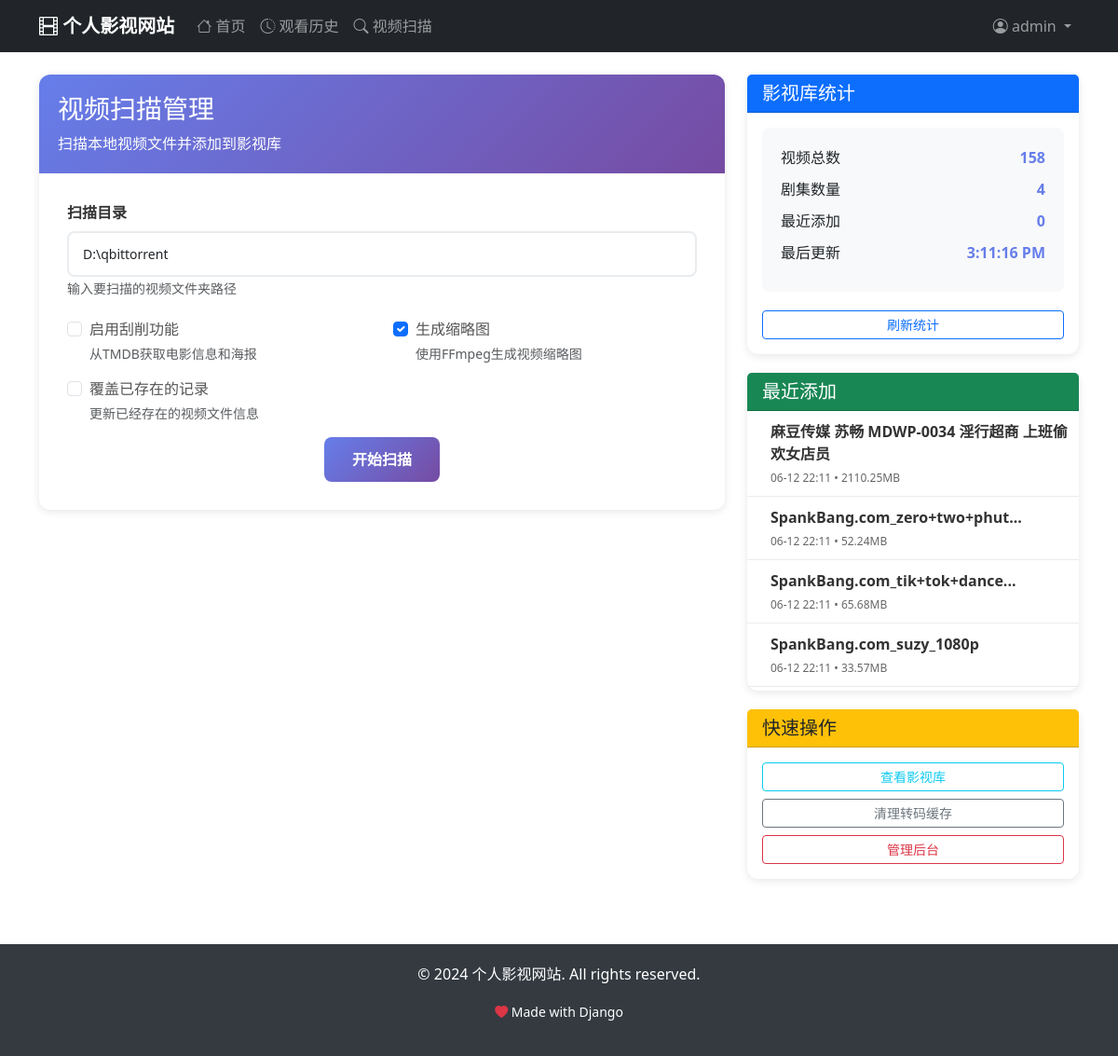
Page /management/scan-videos/ (signed in) on the committed database.
### movies/models.py (models this page shows, shortened)
class Movie(models.Model):
    title = models.CharField(max_length=200, verbose_name='标题')
    original_title = models.CharField(max_length=200, blank=True, verbose_name='原始标题')
    file_path = models.CharField(max_length=500, unique=True, verbose_name='文件路径')
    file_size = models.BigIntegerField(verbose_name='文件大小(字节)')
    duration = models.DurationField(null=True, blank=True, verbose_name='时长')
    series = models.ForeignKey(Series, on_delete=models.CASCADE, related_name='movies', null=True, blank=True, verbose_name='所属剧集')
    episode_number = models.PositiveIntegerField(null=True, blank=True, verbose_name='集数')
    season_number = models.PositiveIntegerField(null=True, blank=True, verbose_name='季数')
    thumbnail = models.ImageField(upload_to='thumbnails/', null=True, blank=True, verbose_name='缩略图')
    poster_url = models.URLField(blank=True, verbose_name='海报URL')
    poster_image = models.ImageField(upload_to='episode_posters/', blank=True, null=True, verbose_name='剧集海报')
    description = models.TextField(blank=True, verbose_name='描述')
    genre = models.CharField(max_length=100, blank=True, verbose_name='类型')
    year = models.PositiveIntegerField(null=True, blank=True, verbose_name='年份')
    rating = models.DecimalField(max_digits=3, decimal_places=1, null=True, blank=True, verbose_name='评分')
    tmdb_id = models.IntegerField(null=True, blank=True, verbose_name='TMDB ID')
    imdb_id = models.CharField(max_length=20, blank=True, verbose_name='IMDB ID')
    created_at = models.DateTimeField(auto_now_add=True, verbose_name='创建时间')
    updated_at = models.DateTimeField(auto_now=True, verbose_name='更新时间')
    views = models.PositiveIntegerField(default=0, verbose_name='观看次数')
    class Meta:
        verbose_name = '影片'
        verbose_name_plural = '影片'
        ordering = ['series', 'season_number', 'episode_number', '-created_at']
    @property
    def file_size_mb(self):
        return round(self.file_size / (1024 * 1024), 2)

### movies/views.py (the view)
# urls.py: path('management/scan-videos/', views.scan_videos_page, name='scan_videos_page'),
@login_required
def scan_videos_page(request):
    if not request.user.is_superuser:
        messages.error(request, '只有管理员可以访问此页面')
        return redirect('index')
    context = {
        'total_movies': Movie.objects.count(),
        'total_series': Series.objects.count(),
        'recent_movies': Movie.objects.order_by('-created_at')[:5],
    }
    return render(request, 'movies/scan_videos.html', context)

### templates/movies/scan_videos.html (shortened to what this page needs)
{% extends 'base.html' %}
{% block content %}
<div class="container my-4">
    <div class="row">
        <div class="col-lg-8">
            <div class="card scan-card">
                <div class="scan-header">
                    <h3 class="mb-0">
                         视频扫描管理
                    </h3>
                    <p class="mb-0 mt-2">扫描本地视频文件并添加到影视库</p>
                </div>
                <div class="scan-form">
                    <form id="scanForm">
                        <div class="form-group">
                            <label class="form-label">
                                 扫描目录
                            </label>
                            <input type="text"
                                   class="form-control"
                                   id="directory"
                                   placeholder="例如: D:\Videos 或 D:\qbittorrent"
                                   value="D:\qbittorrent"
                                   required>
                            <small class="form-text text-muted">
                                输入要扫描的视频文件夹路径
                            </small>
                        </div>
                        <div class="row">
                            <div class="col-md-6">
                                <div class="form-check">
                                    <input class="form-check-input"
                                           type="checkbox"
                                           id="enableScraping">
                                    <label class="form-check-label" for="enableScraping">
                                         启用刮削功能
                                    </label>
                                    <small class="form-text text-muted d-block">
                                        从TMDB获取电影信息和海报
                                    </small>
                                </div>
                            </div>
                            <div class="col-md-6">
                                <div class="form-check">
                                    <input class="form-check-input"
                                           type="checkbox"
                                           id="generateThumbnails"
                                           checked>
                                    <label class="form-check-label" for="generateThumbnails">
                                         生成缩略图
                                    </label>
                                    <small class="form-text text-muted d-block">
                                        使用FFmpeg生成视频缩略图
                                    </small>
                                </div>
                            </div>
                        </div>
                        <div class="form-check">
                            <input class="form-check-input"
                                   type="checkbox"
                                   id="overwrite">
                            <label class="form-check-label" for="overwrite">
                                 覆盖已存在的记录
                            </label>
                            <small class="form-text text-muted d-block">
                                更新已经存在的视频文件信息
                            </small>
                        </div>
                        <div class="text-center">
                            <button type="submit" class="btn btn-scan" id="scanBtn">
                                 开始扫描
                            </button>
                        </div>
                    </form>
                </div>
            </div>
        </div>
        <div class="col-lg-4">
            <div class="card scan-card">
                <div class="card-header bg-primary text-white">
                    <h5 class="mb-0">
                         影视库统计
                    </h5>
                </div>
                <div class="card-body">
                    <div class="status-card">
                        <div class="status-item">
                            <span> 视频总数</span>
                            <span class="status-value" id="totalMovies">{{ total_movies }}</span>
                        </div>
                        <div class="status-item">
                            <span> 剧集数量</span>
                            <span class="status-value" id="totalSeries">{{ total_series }}</span>
                        </div>
                        <div class="status-item">
                            <span> 最近添加</span>
                            <span class="status-value" id="recentAdded">0</span>
                        </div>
                        <div class="status-item">
                            <span> 最后更新</span>
                            <span class="status-value" id="lastUpdate">{{ now|date:"H:i" }}</span>
                        </div>
                    </div>
                    <button class="btn btn-outline-primary btn-sm w-100" id="refreshStats">
                         刷新统计
                    </button>
                </div>
            </div>
            <div class="card scan-card">
                <div class="card-header bg-success text-white">
                    <h5 class="mb-0">
                         最近添加
                    </h5>
                </div>
                <div class="card-body p-0">
                    <div class="recent-movies">
                        {% for movie in recent_movies %}
                        <div class="movie-item">
                            <div class="movie-info">
                                <div class="movie-title">{{ movie.title|truncatechars:30 }}</div>
                                <div class="movie-meta">
                                    {{ movie.created_at|date:"m-d H:i" }}
                                    {% if movie.file_size_mb %}
                                    • {{ movie.file_size_mb }}MB
                                    {% endif %}
                                </div>
                            </div>
                        </div>
                        {% empty %}
                        <div class="text-center p-3 text-muted">
                            <i class="fas fa-inbox"></i><br>
                            暂无最近添加的视频
                        </div>
                        {% endfor %}
                    </div>
                </div>
            </div>
            <div class="card scan-card">
                <div class="card-header bg-warning text-dark">
                    <h5 class="mb-0">
                         快速操作
                    </h5>
                </div>
                <div class="card-body">
                    <div class="d-grid gap-2">
                        <button class="btn btn-outline-info btn-sm" onclick="window.open('/', '_blank')">
                             查看影视库
                        </button>
                        <button class="btn btn-outline-secondary btn-sm" id="cleanupBtn">
                             清理转码缓存
                        </button>
                        <button class="btn btn-outline-danger btn-sm" onclick="window.open('/admin/', '_blank')">
                             管理后台
                        </button>
                    </div>
                </div>
            </div>
        </div>
    </div>
</div>
{% endblock %}

### templates/base.html (shortened to what this page needs)
{% load django_bootstrap5 %}
<!DOCTYPE html>
<html lang="zh-CN">
<head>
    {% bootstrap_css %}
    <link href="https://cdn.jsdelivr.net/npm/bootstrap-icons@1.10.0/font/bootstrap-icons.css" rel="stylesheet">
</head>
<body>
    <nav class="navbar navbar-expand-lg navbar-dark bg-dark">
        <div class="container">
            <a class="navbar-brand" href="{% url 'index' %}">
                <i class="bi bi-film"></i> 个人影视网站
            </a>
            <div class="collapse navbar-collapse" id="navbarNav">
                <ul class="navbar-nav me-auto">
                    <li class="nav-item">
                        <a class="nav-link" href="{% url 'index' %}">
                            <i class="bi bi-house"></i> 首页
                        </a>
                    </li>
                    {% if user.is_authenticated %}
                    <li class="nav-item">
                        <a class="nav-link" href="{% url 'watch_history' %}">
                            <i class="bi bi-clock-history"></i> 观看历史
                        </a>
                    </li>
                    {% if user.is_superuser %}
                    <li class="nav-item">
                        <a class="nav-link" href="{% url 'scan_videos_page' %}">
                            <i class="bi bi-search"></i> 视频扫描
                        </a>
                    </li>
                    {% endif %}
                    {% endif %}
                </ul>
                <ul class="navbar-nav">
                    {% if user.is_authenticated %}
                    <li class="nav-item dropdown">
                        <a class="nav-link dropdown-toggle" href="#" role="button" data-bs-toggle="dropdown">
                            <i class="bi bi-person-circle"></i> {{ user.username }}
                        </a>
                    </li>
                    {% endif %}
                </ul>
            </div>
        </div>
    </nav>
    <main>
        {% block content %}{% endblock %}
    </main>
    <footer class="footer">
        <div class="container text-center">
            <p>&copy; 2024 个人影视网站. All rights reserved.</p>
            <p>
                <small>
                    <i class="bi bi-heart-fill text-danger"></i>
                    Made with Django
                </small>
            </p>
        </div>
    </footer>
</body>
</html>

### templates/base.html (style rules this page uses)
.navbar-brand { font-weight: bold; }
.footer { background-color: #343a40; color: white; padding: 20px 0; margin-top: 50px; }

### templates/movies/scan_videos.html (style rules this page uses)
.scan-card { border: none; box-shadow: 0 2px 10px rgba(0,0,0,0.1); border-radius: 12px; margin-bottom: 20px; }
.scan-header { background: linear-gradient(135deg, #667eea 0%, #764ba2 100%); color: white; border-radius: 12px 12px 0 0; padding: 20px; }
.scan-form { padding: 30px; }
.form-group { margin-bottom: 20px; }
.form-label { font-weight: 600; color: #333; margin-bottom: 8px; display: block; }
.form-control { border: 2px solid #e9ecef; border-radius: 8px; padding: 12px 15px; font-size: 14px; transition: all 0.3s ease; }
.form-check { margin-bottom: 15px; }
.form-check-input { margin-top: 0.25rem; }
.form-check-label { font-weight: 500; color: #555; }
.btn-scan { background: linear-gradient(135deg, #667eea 0%, #764ba2 100%); border: none; color: white; padding: 12px 30px; border-radius: 8px; font-weight: 600; transition: all 0.3s ease; }
.status-card { background: #f8f9fa; border-radius: 8px; padding: 20px; margin-bottom: 20px; }
.status-item { display: flex; justify-content: space-between; align-items: center; margin-bottom: 10px; }
.status-value { font-weight: 600; color: #667eea; }
.recent-movies { max-height: 300px; overflow-y: auto; }
.movie-item { display: flex; align-items: center; padding: 10px; border-bottom: 1px solid #e9ecef; transition: background 0.2s ease; }
.movie-item:last-child { border-bottom: none; }
.movie-info { flex: 1; margin-left: 15px; }
.movie-title { font-weight: 600; color: #333; margin-bottom: 5px; }
.movie-meta { font-size: 12px; color: #666; }

### rows in the picture
Movie: title "麻豆传媒 苏畅 MDWP-0034 淫行超商 上班偷欢女店员", created_at "06-12 22:11", file_size_mb "2110.25"
Movie: title "SpankBang.com_zero+two+phut...", created_at "06-12 22:11", file_size_mb "52.24"
Movie: title "SpankBang.com_tik+tok+dance...", created_at "06-12 22:11", file_size_mb "65.68"
Movie: title "SpankBang.com_suzy_1080p", created_at "06-12 22:11", file_size_mb "33.57"

### other values in the picture
{{ user.username }} "admin"
{{ total_movies }} "158"
{{ total_series }} "4"
